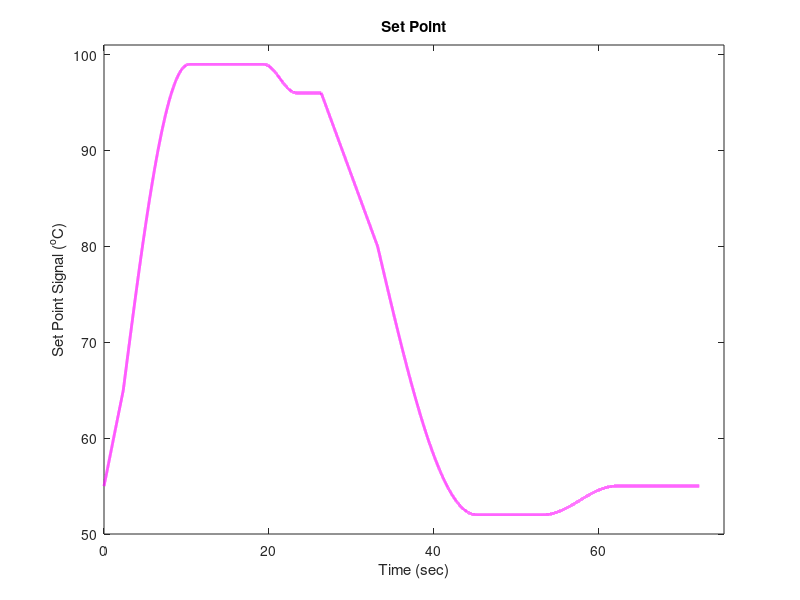

MATLAB code to generate this figure:
clearvars
close all
% Define Amplitude Parameters 
A1=55;
A2=65;
A3=99;
A4=96;
A5=80;
A6=52;

% Define Time Parameters 
%NOTE: T1 & T6 are pre-determined by continuity
% T1= pre-determined 
T2=8;
T3=9;
T4=4;
T5=3;
% T6= pre-determined  
T7=12;
T8=8;
T9=9;
T10=10;

%Sinusoid Parameters
A =(A3-A2);
B=0.5*(A3-A4);
C=(A5-A6);
D=0.5*(A1-A6);
w1 = (2 * pi)/(4*(T2));
w2 = (2 * pi)/(2*(T4));
w3 = (2 * pi)/(4*(T7));
w4 = (2 * pi)/(2*(T9));

% Linear Parameters 
m1=(w1*(A3-A2))/(T2*sin(w1));
m2=(w3*(A6-A5))/(T7*sin(w3));
T1=(A2-A1)/m1;
T6=(A5-A4)/m2;

Tfinal=T1+T2+T3+T4+T5+T6+T7+T8+T9+T10;
t = 0:0.001:Tfinal;

% Display values in Command Window for Block
fprintf('\n T1=%0.2f',T1)
fprintf ('\n T6=%0.2f \n',T6)

fprintf ('\n Max Slope Up=%0.2f',m1)
fprintf ('\n Max Slope Dwn=%0.2f \n',m2)

fprintf ('\n Ave Slope Up=%0.2f',(A3-A1)/(T1+T2))
fprintf ('\n Ave Slope Dwn=%0.2f \n',(A6-A4)/(T6+T7))


% Piecewise Waveform
y = ...
  (m1*(t)+A1          ) .* (t<T1) + ...
  (A2+A*sin(w1*(t-T1))) .* (T1<= t & t < T1+T2) + ...
  (A3                    ) .* (T1+T2 <= t & t < T1+T2+T3)+ ...
  (A3-B+B*cos((w2*(t-(T1+T2+T3))))) .* (T1+T2+T3 <= t & t < T1+T2+T3+T4)+...
  (A4                    ) .* (T1+T2+T3+T4 <= t & t < T1+T2+T3+T4+T5) + ...
  (m2*(t-(T1+T2+T3+T4+T5))+A4) .* (T1+T2+T3+T4+T5 <= t & t < T1+T2+T3+T4+T5+T6) + ...
  (A5-C*sin(w3*(t-(T1+T2+T3+T4+T5+T6)))   ) .* (T1+T2+T3+T4+T5+T6 <= t & t < T1+T2+T3+T4+T5+T6+T7)+ ...
  (A6                    ) .* (T1+T2+T3+T4+T5+T6+T7 <= t & t < T1+T2+T3+T4+T5+T6+T7+T8) + ...
  (A6+D-D*cos(w4*(t-(T1+T2+T3+T4+T5+T6+T7+T8)))   ) .* (T1+T2+T3+T4+T5+T6+T7+T8 <= t & t < T1+T2+T3+T4+T5+T6+T7+T8+T9)+ ...
  (A1                    ) .* (T1+T2+T3+T4+T5+T6+T7+T8+T9 <= t & t < T1+T2+T3+T4+T5+T6+T7+T8+T9+T10);

% Outputted Plot
f= plot (t,y,'m');
hold on
set (f, 'LineWidth', 2);
axis([0 Tfinal+3 A6-2 A3+2]);
xlabel('Time (sec)')
ylabel('Set Point Signal (^{o}C)')
title('Set Point')
hold off